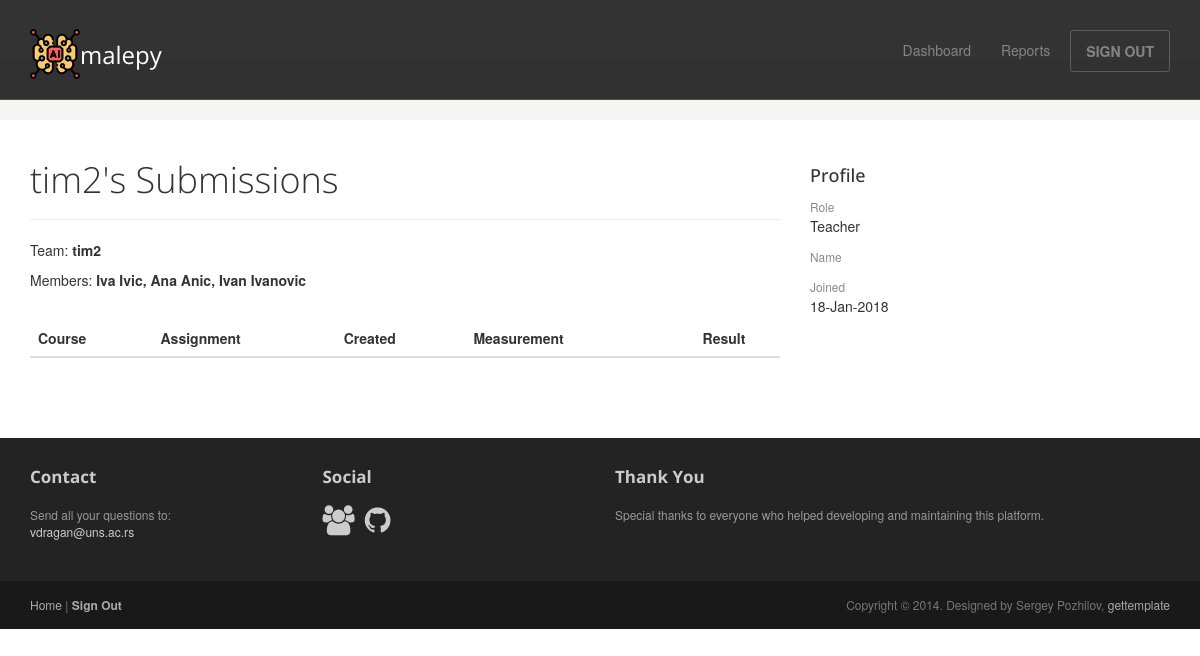
Page /history/3/ (signed in) on the committed database.
### malepy/models.py (models this page shows, shortened)
class User(AbstractUser):
    user_role = models.IntegerField(null=False, blank=False, default=0)  # 0 = teacher, 1 = student
    members = models.CharField(max_length=200, null=True, blank=True)

### malepy/views.py (the view)
# urls.py: url(r'^history/(?P<user_id>[0-9]+)/$', views.history, name='history'),
@login_required(login_url='/')
def history(request, user_id):
    this_user = get_object_or_404(User, pk=user_id)
    submissions = Submission.objects.filter(user=this_user).order_by('-created')
    context = {"display_user": this_user, "submissions": submissions}
    return render(request, 'malepy/history.html', context=context)

### malepy/templates/malepy/history.html (shortened to what this page needs)
{% extends "malepy/user_base.html" %}
{% block article %}
    <header class="page-header">
        <h1 class="page-title">{{ display_user.username }}'s Submissions</h1>
    </header>
    {% if user.id != display_user.id %}
        {% if display_user.members %}
            <p>Team: <b>{{ display_user.username }}</b></p>
            <p>Members: <b>{{ display_user.members }}</b></p>
        {% else %}
            <p>Student: <b>{{ display_user.first_name }} {{ display_user.last_name }}</b></p>
        {% endif %}
        <br>
    {% endif %}
    <table class="table">
        <thead>
            <th>Course</th>
            <th>Assignment</th>
            <th>Created</th>
            <th>Measurement</th>
            <th class="text-center">Result</th>
        </thead>
    </table>
{% endblock %}

### malepy/templates/malepy/user_base.html (shortened to what this page needs)
<!DOCTYPE html>
<html lang="en">
<head>
    {% load staticfiles %}
	<link rel="stylesheet" href="{% static 'malepy/css/bootstrap.min.css' %}">
	<link rel="stylesheet" href="{% static 'malepy/css/font-awesome.min.css' %}">
	<link rel="stylesheet" href="{% static 'malepy/css/bootstrap-theme.css' %}" media="screen" >
	<link rel="stylesheet" href="{% static 'malepy/css/main.css' %}">
</head>
<body class="home">
	<div class="navbar navbar-inverse navbar-fixed-top headroom" >
		<div class="container">
			<div class="navbar-header">
				<a class="navbar-brand" href="/"><img src="{% static 'malepy/images/artificial-intelligence.png' %}" alt="MaLePY Platform">malepy</a>
			</div>
			<div class="navbar-collapse collapse">
				<ul class="nav navbar-nav pull-right">
					<li><a href="{% url 'malepy:dashboard' %}">Dashboard</a></li>
                    {% if user.user_role %}
                        <li><a href="{% url 'malepy:history' user.id %}">Submissions</a></li>
                    {% else %}
                        <li><a href="{% url 'malepy:reports' %}">Reports</a></li>
                    {% endif %}
					<li><a class="btn" href="{% url 'malepy:logout' %}">SIGN OUT</a></li>
				</ul>
			</div>
		</div>
	</div>
     <div class="jumbotron top-space">
    </div>
	<div class="container">
		<div class="row">
			<article class="col-sm-8 maincontent">
				{% block article %}
                {% endblock %}
			</article>
			<aside class="col-sm-4 sidebar sidebar-right">
				<div class="widget">
					<h4>Profile</h4>
					<ul class="list-unstyled list-spaces">
                        {% if user.user_role %}
                            {% if user.members %}
                                <li><span class="small text-muted">Role</span><p>Team of Students</p></li>
                                <li><span class="small text-muted">Members</span><p>{{ user.members }}</p>
                                </li>
                            {% else %}
                                <li><span class="small text-muted">Role</span><p>Student</p></li>
                                <li><span class="small text-muted">Name</span><p>{{ user.first_name }} {{ user.last_name }}</p></li>
                            {% endif %}
                        {% else %}
                            <li><span class="small text-muted">Role</span><p>Teacher</p></li>
                            <li><span class="small text-muted">Name</span><p>{{ user.first_name }} {{ user.last_name }}</p></li>
                        {% endif %}
                        <li><span class="small text-muted">Joined</span><p>{{ user.date_joined|date:"d-M-Y" }}</p></li>
					</ul>
				</div>
			</aside>
		</div>
	</div>
	<footer id="footer" class="top-space">
		<div class="footer1">
			<div class="container">
				<div class="row">
					<div class="col-md-3 widget">
						<h3 class="widget-title">Contact</h3>
						<div class="widget-body">
							<p>Send all your questions to:<br>
								<a href="mailto:vdragan@uns.ac.rs">vdragan@uns.ac.rs</a><br>
							</p>
						</div>
					</div>
					<div class="col-md-3 widget">
						<h3 class="widget-title">Social</h3>
						<div class="widget-body">
							<p class="follow-me-icons">
								<a href="http://informatika.ftn.uns.ac.rs/"><i class="fa fa-group fa-2"></i></a>
								<a href="https://github.com/ftn-ai-lab/"><i class="fa fa-github fa-2"></i></a>
							</p>
						</div>
					</div>
					<div class="col-md-6 widget">
						<h3 class="widget-title">Thank You</h3>
						<div class="widget-body">
                            <p>Special thanks to everyone who helped developing and maintaining this platform.</p>
						</div>
					</div>
				</div>
			</div>
		</div>
		<div class="footer2">
			<div class="container">
				<div class="row">
					<div class="col-md-6 widget">
						<div class="widget-body">
							<p class="simplenav">
								<a href="/">Home</a> |
								<b><a href="{% url 'malepy:logout' %}">Sign Out</a></b>
							</p>
						</div>
					</div>
					<div class="col-md-6 widget">
						<div class="widget-body">
							<p class="text-right">
								Copyright &copy; 2014. Designed by Sergey Pozhilov, <a href="http://gettemplate.com/" rel="designer">gettemplate</a>
							</p>
						</div>
					</div>
				</div>
			</div>
		</div>
	</footer>
</body>
</html>

### malepy/static/malepy/css/main.css (style rules this page uses)
.headroom { -webkit-transition: all 0.4s ease-out; -moz-transition: all 0.4s ease-out; -o-transition: all 0.4s ease-out; transition: all 0.4s ease-out; }
h1, h2, h3, h4, h5, h6 { font-family:"Open sans", Helvetica, Arial; }
h1, .h1, h2, .h2, h3, .h3 { margin-top:30px; }
.page-title { margin-top:20px; font-weight:300; }
.text-muted { color:#888; }
ul.list-spaces li { margin-bottom:10px; }
.top-space { margin-top: 60px; }
img { max-width:100%; }
.sidebar { padding-top:36px; padding-bottom:30px; }
.sidebar .widget { margin-bottom:20px; }
.footer1 { background: #232323; padding: 30px 0 0 0; font-size: 12px; color: #999; }
.footer1 a { color: #ccc; }
.footer1 .widget { margin-bottom:30px; }
.footer1 .widget-title { font-size: 17px; font-weight: bold; color: #ccc; margin: 0 0 20px; }
.follow-me-icons { font-size:30px; }
.follow-me-icons i { float:left; margin:0 10px 0 0; }
.footer2 { background: #191919; padding: 15px 0; color: #777; font-size: 12px; }
.footer2 a { color: #aaa; }
.footer2 p { margin: 0; }

### rows in the picture
User: username "tim2", members "Iva Ivic, Ana Anic, Ivan Ivanovic"
User: date_joined "18-Jan-2018"
